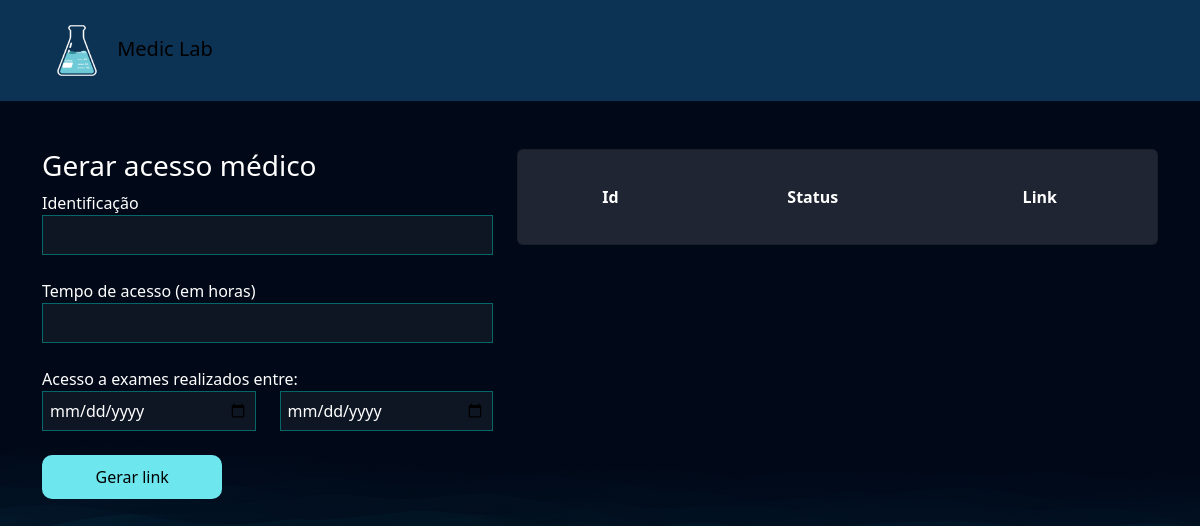
Page /exames/gerar_acesso_medico/ (signed in) on the earlier database version.
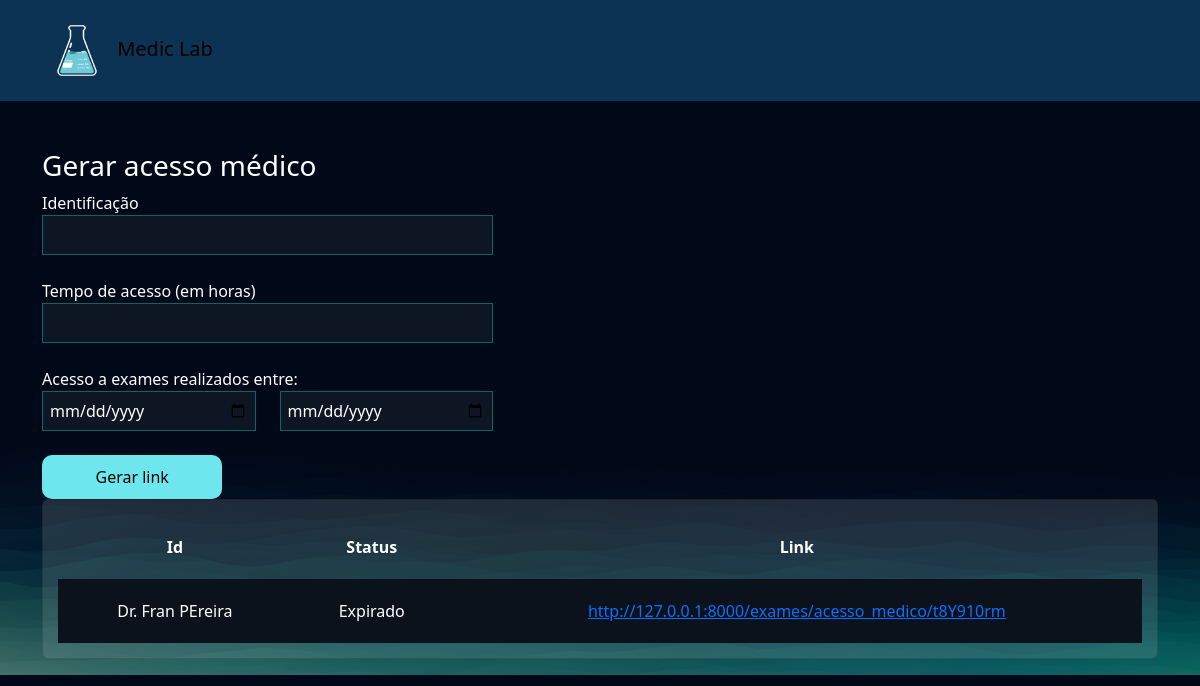
Same page on the later database version.
### exames/models.py (models this page shows, shortened)
class AcessoMedico(models.Model):
    usuario = models.ForeignKey(User, on_delete=models.DO_NOTHING)
    identificacao = models.CharField(max_length=50)
    tempo_de_acesso = models.IntegerField() # Em horas
    criado_em = models.DateTimeField()
    data_exames_iniciais = models.DateField()
    data_exames_finais = models.DateField()
    token = models.CharField(max_length=20, null=True, blank=True)
    @property
    def status(self):
        return 'Expirado' if timezone.now() > (self.criado_em + timedelta(hours=self.tempo_de_acesso)) else 'Ativo'
    @property
    def url(self):
        return f"http://127.0.0.1:8000/exames/acesso_medico/{self.token}"

### exames/views.py (the view, shortened to what this page needs)
# urls.py: path('gerar_acesso_medico/', views.gerar_acesso_medico, name="gerar_acesso_medico"),
@login_required
def gerar_acesso_medico(request):
    if request.method == "GET":
        acessos_medicos = AcessoMedico.objects.filter(usuario = request.user)
        return render(request, 'gerar_acesso_medico.html', {'acessos_medicos': acessos_medicos})

### exames/templates/gerar_acesso_medico.html (shortened to what this page needs)
{% extends "bases/base.html" %}
{% load static %}
{% block 'head' %}
    <link href="{% static 'exames/css/style.css' %}" rel="stylesheet">
    <link href="{% static 'exames/css/gerenciar_pedidos.css' %}" rel="stylesheet">
{% endblock 'head' %}
{% block 'conteudo' %}
    <br>
    <br>
    <div class="container">
        <div class="row">
            <div class="col-md-5">
                <h3>Gerar acesso médico</h3>
                <form action="{% url 'gerar_acesso_medico' %}" method="POST">{% csrf_token %}
                    <label for="">Identificação</label>
                    <br>
                    <input style="width: 100%" type="text" name="identificacao" id="" class="input-default">
                    <br>
                    <br>
                    <label for="">Tempo de acesso (em horas)</label>
                    <br>
                    <input style="width: 100%" type="number" name="tempo_de_acesso" id="" class="input-default">
                    <br>
                    <br>
                    <div class="row">
                        <label for="">Acesso a exames realizados entre:</label>
                        <div class="col-md">
                            <input style="width: 100%" type="date" name="data_exame_inicial" id="" class="input-default">
                        </div>
                        <div class="col-md">
                            <input style="width: 100%" type="date" name="data_exame_final" id="" class="input-default">
                            <br>
                            <br>
                        </div>
                    </div>
                    <input style="width: 40%" type="submit" class="btn-default" value="Gerar link">
                </form>
            </div>
            <div class="col-md">
                <div class="card">
                    <table style="text-align: center">
                        <tr>
                          <th>Id</th>
                          <th>Status</th>
                          <th>Link</th>
                        </tr>
                        {% for acesso in acessos_medicos  %}
                            <tr class="linha-tabela">
                                <td>{{acesso.identificacao}}</td>
                                <td>{{acesso.status}}</td>
                                <td><a href="{{acesso.url}}">{{acesso.url}}</a></td>
                            </tr>
                        {% endfor %}
                    </table>
                </div>
            </div>
        </div>
    </div>
{% endblock 'conteudo' %}

Differences in the rows shown:
added AcessoMedico: identificacao "Dr. Fran PEreira", status "Expirado", url "http://127.0.0.1:8000/exames/acesso_medico/t8Y910rm"
